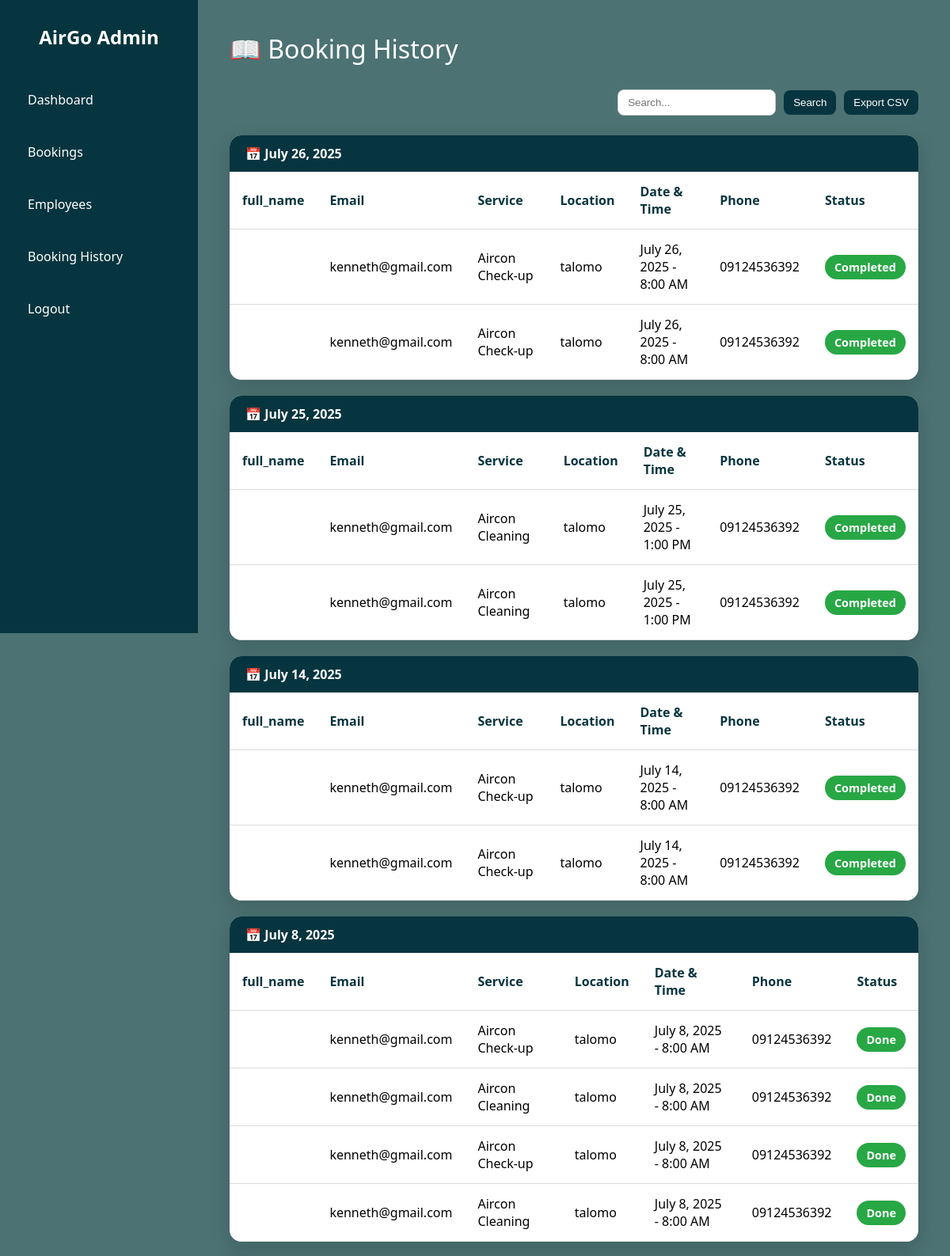
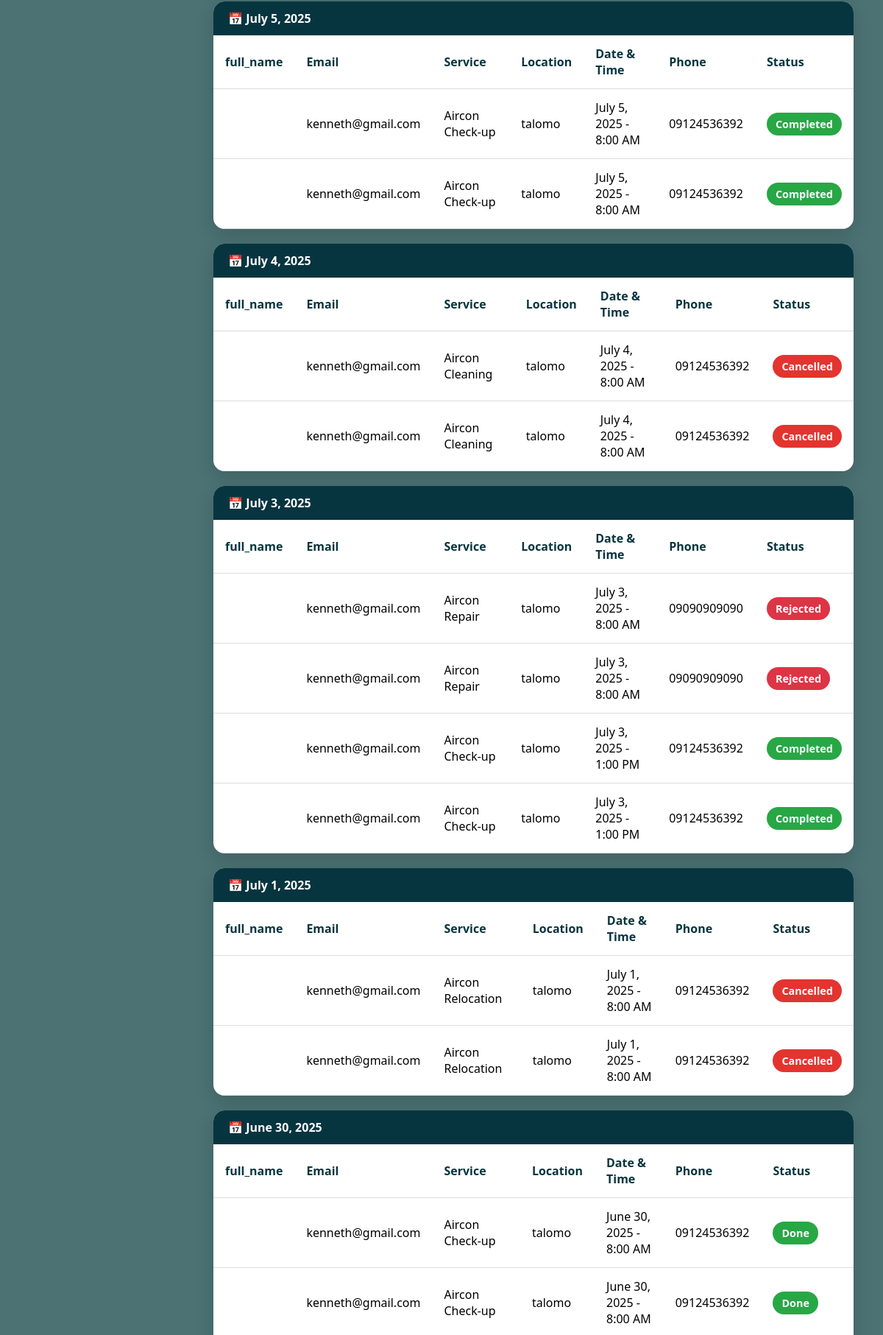
Page /admin/booking_history.php (signed in, upper part) on the committed database (2 pictures, top to bottom).
### tables this page shows
CREATE TABLE `booking_history` (
  `id` int(11) NOT NULL,
  `user_id` int(11) NOT NULL,
  `name` varchar(255) NOT NULL,
  `email` varchar(255) NOT NULL,
  `service` varchar(255) NOT NULL,
  `location` varchar(255) NOT NULL,
  `appointment_date` date NOT NULL,
  `appointment_time` time NOT NULL,
  `phone_number` varchar(20) NOT NULL,
  `technician` varchar(255) DEFAULT NULL,
  `status` varchar(50) NOT NULL,
  `moved_at` timestamp NOT NULL DEFAULT current_timestamp()
);

### admin/booking_history.php (the view, shortened to what this page needs)
<?php
$conn = new mysqli('localhost', 'root', '', 'airgo');
$search = isset($_GET['search']) ? trim($_GET['search']) : '';
$sql = "SELECT * FROM booking_history";
$sql .= " ORDER BY appointment_date DESC, appointment_time ASC";
$result = $conn->query($sql);
$history = $result->fetch_all(MYSQLI_ASSOC);
?>
<!DOCTYPE html>
<html lang="en">
<head>
</head>
<body>
<div class="sidebar">
    <h2>AirGo Admin</h2>
    <a href="dashboard.php">Dashboard</a>
    <a href="admin_bookings.php">Bookings</a>
    <a href="admin_employees.php">Employees</a>
    <a href="booking_history.php">Booking History</a>
    <a href="login.php">Logout</a>
</div>
<div class="main">
    <div class="header">📖 Booking History</div>
    <form class="search-form" method="get">
        <input type="text" full_name="search" placeholder="Search..." value="<?= htmlspecialchars($search) ?>">
        <button type="submit">Search</button>
        <a href="booking_history.php?export=csv"><button type="button">Export CSV</button></a>
    </form>
    <?php if (empty($history)): ?>
        <div class="no-data">No booking history available.</div>
    <?php else: ?>
        <?php
        $lastDate = '';
        foreach ($history as $row):
            $date = $row['appointment_date'];
            if ($date !== $lastDate):
                if ($lastDate !== '') echo "</table></div>";
                echo "<div class='history-card'>";
                echo "<div class='date-header'>📅 " . date('F j, Y', strtotime($date)) . "</div>";
                echo "<table><tr><th>full_name</th><th>Email</th><th>Service</th><th>Location</th><th>Date & Time</th><th>Phone</th><th>Status</th></tr>";
                $lastDate = $date;
            endif;
            $status = strtolower($row['status']);
            $normalTime = date("g:i A", strtotime($row['appointment_time']));
            $dateTime = date('F j, Y', strtotime($row['appointment_date'])) . ' - ' . $normalTime;
            echo "<tr>
                    <td>{$row['full_name']}</td>
                    <td>{$row['email']}</td>
                    <td>{$row['service']}</td>
                    <td>{$row['location']}</td>
                    <td>{$dateTime}</td>
                    <td>{$row['phone_number']}</td>
                    <td><span class='status-badge $status'>{$row['status']}</span></td>
                  </tr>";
        endforeach;
        echo "</table></div>";
        ?>
    <?php endif; ?>
</div>
</body>
</html>

### admin/booking_history.php (style rules this page uses)
:root { --bg: #4c7273; --main: #07353f; --accent: #CACBBB; --light: #ffffff; }
* { margin: 0; padding: 0; box-sizing: border-box; }
body { font-family: 'Segoe UI', sans-serif; background: var(--bg); display: flex; }
.sidebar { width: 250px; height: 100vh; background: var(--main); color: var(--light); padding: 30px 20px; position: fixed; display: flex; flex-direction: column; }
.sidebar h2 { font-size: 24px; margin-bottom: 30px; text-align: center; }
.sidebar a { color: var(--light); text-decoration: none; margin: 12px 0; padding: 10px 15px; border-radius: 10px; transition: background 0.3s ease; }
.main { margin-left: 250px; padding: 40px; width: calc(100% - 250px); }
.header { font-size: 2em; margin-bottom: 30px; color: white; }
.search-form { display: flex; justify-content: flex-end; align-items: center; gap: 10px; margin-bottom: 25px; }
.search-form input { width: 200px; padding: 8px 12px; border-radius: 8px; border: 1px solid #ccc; }
.search-form button { background-color: var(--main); color: white; padding: 8px 12px; border: none; border-radius: 8px; cursor: pointer; transition: background 0.3s; }
.history-card { background: white; border-radius: 15px; box-shadow: 0 8px 24px rgba(0, 0, 0, 0.15); overflow: hidden; margin-bottom: 20px; }
.date-header { background: var(--main); color: white; padding: 12px 20px; font-weight: bold; }
table { width: 100%; border-collapse: collapse; }
th, td { padding: 14px 16px; text-align: left; border-bottom: 1px solid #ddd; }
th { background-color: #ffffffc9; font-weight: bold; color: #07353f; }
.status-badge { padding: 6px 12px; border-radius: 20px; font-size: 0.9em; font-weight: 600; text-transform: capitalize; color: white; }
.status-badge.completed, .status-badge.done { background-color: #28a745; }
.status-badge.rejected { background-color: #dc3545; }
.status-badge.cancelled { background-color: #e3342f; }

### rows in the picture
booking_history: appointment_date "July 26, 2025", email "kenneth@gmail.com", service "Aircon Check-up", location "talomo", dateTime "July 26, 2025 - 8:00 AM", phone_number "09124536392", status "Completed"
booking_history: email "kenneth@gmail.com", service "Aircon Check-up", location "talomo", dateTime "July 26, 2025 - 8:00 AM", phone_number "09124536392", status "Completed"
booking_history: appointment_date "July 25, 2025", email "kenneth@gmail.com", service "Aircon Cleaning", location "talomo", dateTime "July 25, 2025 - 1:00 PM", phone_number "09124536392", status "Completed"
booking_history: email "kenneth@gmail.com", service "Aircon Cleaning", location "talomo", dateTime "July 25, 2025 - 1:00 PM", phone_number "09124536392", status "Completed"
booking_history: appointment_date "July 14, 2025", email "kenneth@gmail.com", service "Aircon Check-up", location "talomo", dateTime "July 14, 2025 - 8:00 AM", phone_number "09124536392", status "Completed"
booking_history: email "kenneth@gmail.com", service "Aircon Check-up", location "talomo", dateTime "July 14, 2025 - 8:00 AM", phone_number "09124536392", status "Completed"
booking_history: appointment_date "July 8, 2025", email "kenneth@gmail.com", service "Aircon Check-up", location "talomo", dateTime "July 8, 2025 - 8:00 AM", phone_number "09124536392", status "Done"
booking_history: email "kenneth@gmail.com", service "Aircon Cleaning", location "talomo", dateTime "July 8, 2025 - 8:00 AM", phone_number "09124536392", status "Done"
booking_history: email "kenneth@gmail.com", service "Aircon Check-up", location "talomo", dateTime "July 8, 2025 - 8:00 AM", phone_number "09124536392", status "Done"
booking_history: email "kenneth@gmail.com", service "Aircon Cleaning", location "talomo", dateTime "July 8, 2025 - 8:00 AM", phone_number "09124536392", status "Done"
booking_history: appointment_date "July 5, 2025", email "kenneth@gmail.com", service "Aircon Check-up", location "talomo", dateTime "July 5, 2025 - 8:00 AM", phone_number "09124536392", status "Completed"
booking_history: email "kenneth@gmail.com", service "Aircon Check-up", location "talomo", dateTime "July 5, 2025 - 8:00 AM", phone_number "09124536392", status "Completed"
booking_history: appointment_date "July 4, 2025", email "kenneth@gmail.com", service "Aircon Cleaning", location "talomo", dateTime "July 4, 2025 - 8:00 AM", phone_number "09124536392", status "Cancelled"
booking_history: email "kenneth@gmail.com", service "Aircon Cleaning", location "talomo", dateTime "July 4, 2025 - 8:00 AM", phone_number "09124536392", status "Cancelled"
booking_history: appointment_date "July 3, 2025", email "kenneth@gmail.com", service "Aircon Repair", location "talomo", dateTime "July 3, 2025 - 8:00 AM", phone_number "09090909090", status "Rejected"
booking_history: email "kenneth@gmail.com", service "Aircon Repair", location "talomo", dateTime "July 3, 2025 - 8:00 AM", phone_number "09090909090", status "Rejected"
booking_history: email "kenneth@gmail.com", service "Aircon Check-up", location "talomo", dateTime "July 3, 2025 - 1:00 PM", phone_number "09124536392", status "Completed"
booking_history: email "kenneth@gmail.com", service "Aircon Check-up", location "talomo", dateTime "July 3, 2025 - 1:00 PM", phone_number "09124536392", status "Completed"
booking_history: appointment_date "July 1, 2025", email "kenneth@gmail.com", service "Aircon Relocation", location "talomo", dateTime "July 1, 2025 - 8:00 AM", phone_number "09124536392", status "Cancelled"
booking_history: email "kenneth@gmail.com", service "Aircon Relocation", location "talomo", dateTime "July 1, 2025 - 8:00 AM", phone_number "09124536392", status "Cancelled"
booking_history: appointment_date "June 30, 2025", email "kenneth@gmail.com", service "Aircon Check-up", location "talomo", dateTime "June 30, 2025 - 8:00 AM", phone_number "09124536392", status "Done"
booking_history: email "kenneth@gmail.com", service "Aircon Check-up", location "talomo", dateTime "June 30, 2025 - 8:00 AM", phone_number "09124536392", status "Done"
